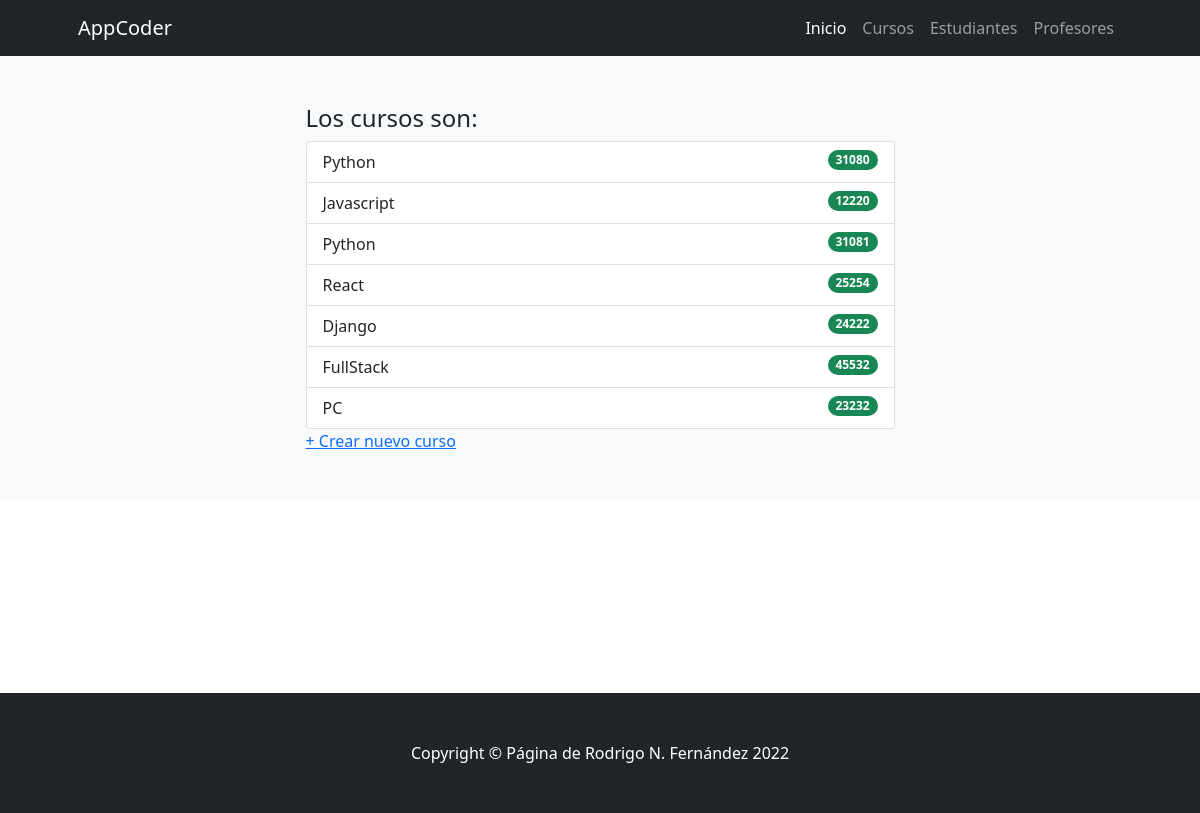
The page /cursos/ on the database as committed earlier.
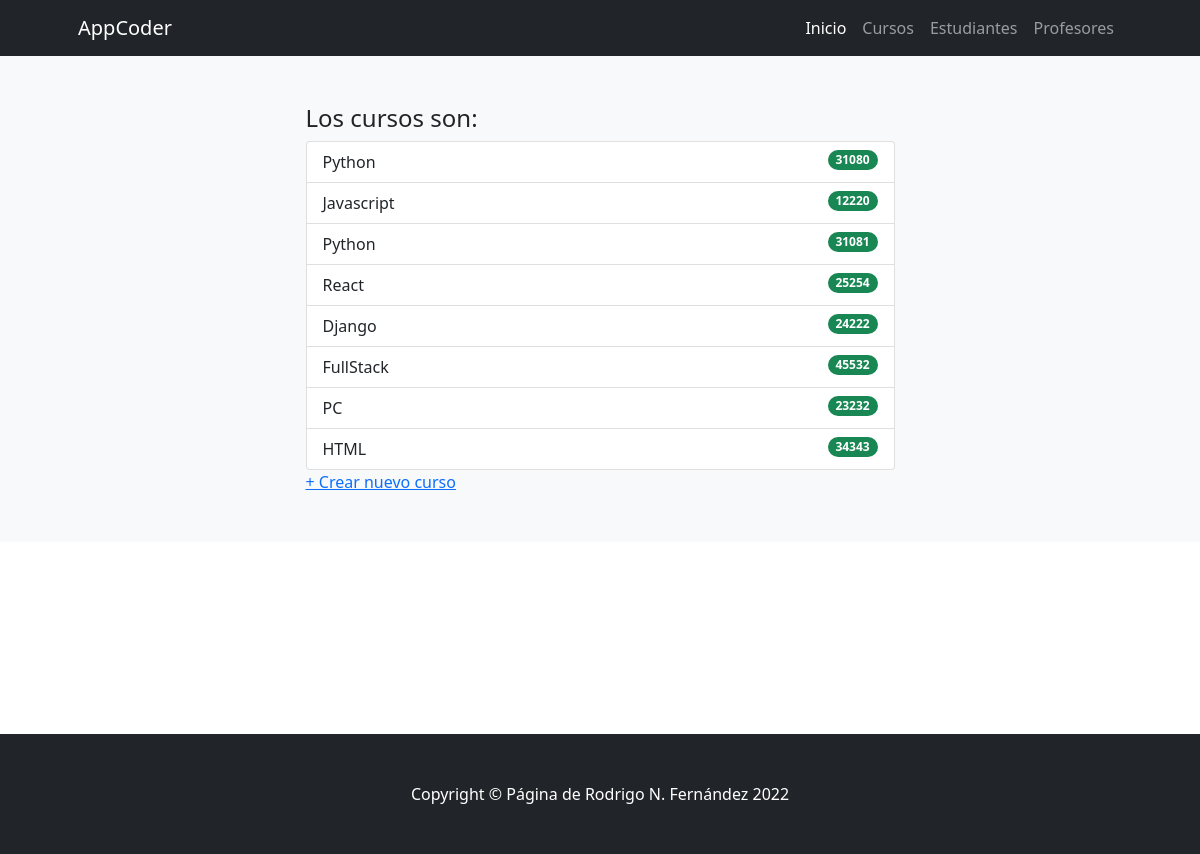
The same page on the database as committed later.
### ProyectoCoderApp/models.py (models this page shows)
class Curso(models.Model):
    nombre = models.CharField(max_length=30) # Texto
    comision = models.IntegerField()

### ProyectoCoderApp/views.py (the view)
# urls.py: path('cursos/',cursos,name="cursos"),
def cursos(request):
    cursos=Curso.objects.all()
    ctx={"cursos":cursos}
    return render(request,'ProyectoCoderApp/cursos.html',ctx)

### ProyectoCoderApp/templates/ProyectoCoderApp/cursos.html (shortened to what this page needs)
{% extends 'ProyectoCoderApp/base.html' %}
{% load static %}
{% block contenidoPagina %}
<section class="bg-light py-5">
    <div class="container px-5">
        <div class="row gx-5 justify-content-center">
            <div class="col-lg-7">
                <h4>Los cursos son:</h4>
                <ul class="list-group">
                    {% for curso in cursos %}
                        <li class="list-group-item d-flex justify-content-between align-items-start">
                            {{ curso.nombre }}
                            <span class="badge bg-success rounded-pill">{{ curso.comision }}</span>
                        </li>
                    {% endfor %}
                </ul>
                <a href="{% url 'crear_curso' %}"> + Crear nuevo curso </a>
            </div>
        </div>
    </div>
</section>
{% endblock %}

Rows that differ between the two databases and show on the page:
added Curso: nombre "HTML", comision "34343"
